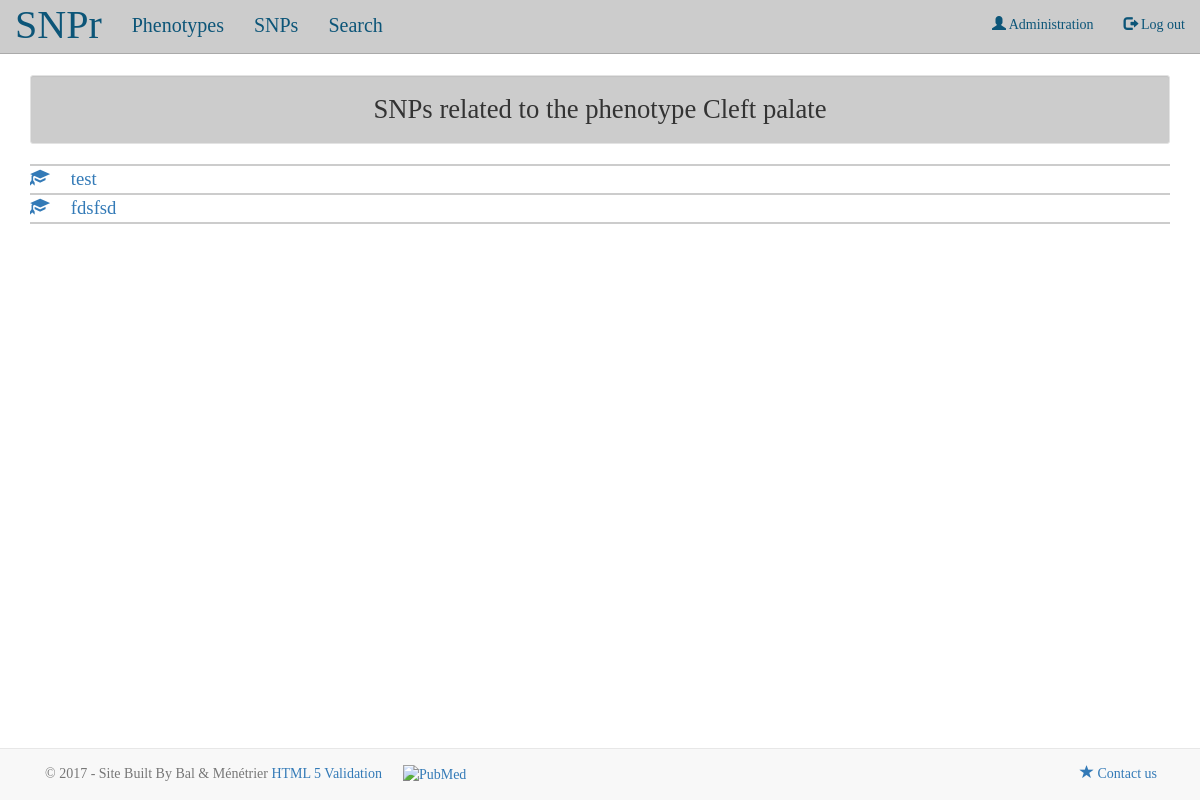
Before: /phenotypes/7 (signed in) with the older database file.
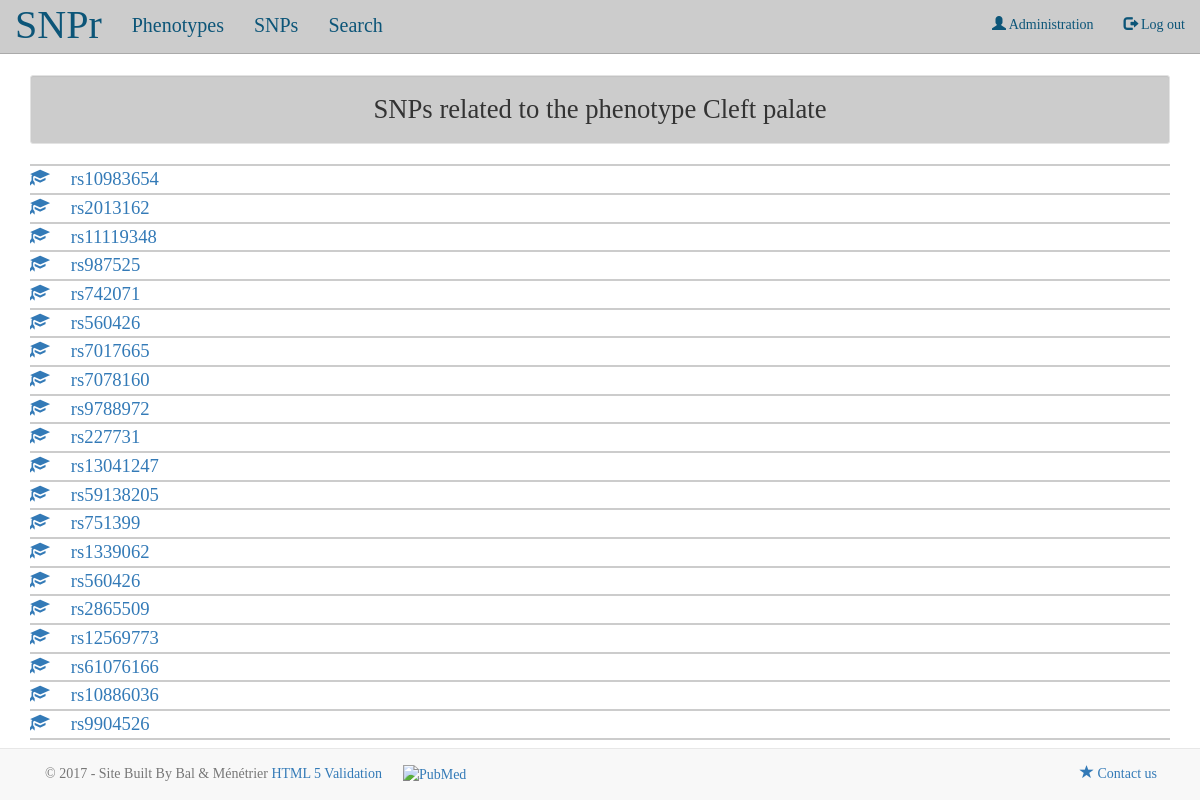
After: the same page with the newer database file.
### snpref/models.py (models this page shows, shortened)
class SNPRefPhen(models.Model):
    phenotype = models.ForeignKey(Phenotype, on_delete = models.CASCADE)
    snp = models.ForeignKey(SNP, on_delete = models.CASCADE)
    ref = models.ForeignKey(Reference, on_delete = models.CASCADE)

class SNP(models.Model):
    rs_id = models.CharField(max_length = 20)

### snpref/views.py (the view)
# urls.py: url(r'^(?P<pk>[0-9]+)/?$', views.phenotype_detail,
def phenotype_detail(request, pk):
    if not request.user.is_authenticated:
        return redirect_to_connexion()
    phenotype = Phenotype.objects.get(pk = pk)
    snp_refs = SNPRefPhen.objects.filter(phenotype = phenotype)
    return render(request, 'snpref/phenotype_detail.html',
    {'snp_refs' : snp_refs, 'phenotype' : phenotype})

### snpref/templates/snpref/phenotype_detail.html (shortened to what this page needs)
{% extends 'snpref/base.html' %}
{% block content %}
<div class="well well-sm">
  <h4>SNPs related to the phenotype {{phenotype.trait}}</h4>
</div>
<hr>
{% for snp_ref in snp_refs %}
<div>
  <a class = "snp-detail"
  href="{{snp_ref.ref.url}}" data-toggle="tooltip" title="Reference">
      <span  class="glyphicon glyphicon-education">
      </span>
    </a>
    <a class = "snp-detail"
    href="{% url 'snpref:snp_detail' pk=snp_ref.snp.pk%}"
    data-toggle="tooltip" title="See phenotypes">
      {{snp_ref.snp.rs_id}}
    </a>
</div>
<hr>
{% endfor %}
{% endblock content %}

Changed rows visible on the page:
removed SNPRefPhen: snp.rs_id "test"
removed SNPRefPhen: snp.rs_id "fdsfsd"
added SNPRefPhen: snp.rs_id "rs10983654"
added SNPRefPhen: snp.rs_id "rs2013162"
added SNPRefPhen: snp.rs_id "rs11119348"
added SNPRefPhen: snp.rs_id "rs987525"
added SNPRefPhen: snp.rs_id "rs742071"
added SNPRefPhen: snp.rs_id "rs560426"
added SNPRefPhen: snp.rs_id "rs7017665"
added SNPRefPhen: snp.rs_id "rs7078160"
added SNPRefPhen: snp.rs_id "rs9788972"
added SNPRefPhen: snp.rs_id "rs227731"
added SNPRefPhen: snp.rs_id "rs13041247"
added SNPRefPhen: snp.rs_id "rs59138205"
added SNPRefPhen: snp.rs_id "rs751399"
added SNPRefPhen: snp.rs_id "rs1339062"
added SNPRefPhen: snp.rs_id "rs560426"
added SNPRefPhen: snp.rs_id "rs2865509"
added SNPRefPhen: snp.rs_id "rs12569773"
added SNPRefPhen: snp.rs_id "rs61076166"
added SNPRefPhen: snp.rs_id "rs10886036"
added SNPRefPhen: snp.rs_id "rs9904526"
